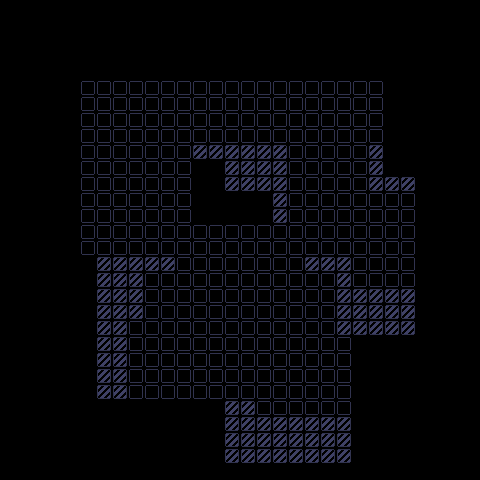

The image is a tile-based game level rendered from a .tmx file. Its description and complete source (layers, tilesets, objects, tile grids) follow:
An orthogonal 30x30 tile map with 16x16 px tiles, 3 tile layers (Ground, ClaimedTiles, HUD) and 2 objects.

<map version="1.10" tiledversion="1.12.1" orientation="orthogonal" renderorder="right-down" width="30" height="30" tilewidth="16" tileheight="16" infinite="0" nextlayerid="7" nextobjectid="60">
 <tileset firstgid="1" source="atlas1.tsx" />
 <layer id="1" name="Ground" width="30" height="30">
  <data encoding="csv">
0,0,0,0,0,0,0,0,0,0,0,0,0,0,0,0,0,0,0,0,0,0,0,0,0,0,0,0,0,0,
0,0,0,0,0,0,0,0,0,0,0,0,0,0,0,0,0,0,0,0,0,0,0,0,0,0,0,0,0,0,
0,0,0,0,0,0,0,0,0,0,0,0,0,0,0,0,0,0,0,0,0,0,0,0,0,0,0,0,0,0,
0,0,0,0,0,0,0,0,0,0,0,0,0,0,0,0,0,0,0,0,0,0,0,0,0,0,0,0,0,0,
0,0,0,0,0,0,0,0,0,0,0,0,0,0,0,0,0,0,0,0,0,0,0,0,0,0,0,0,0,0,
0,0,0,0,0,81,81,81,81,81,81,81,81,81,81,81,81,81,81,81,81,81,81,81,0,0,0,0,0,0,
0,0,0,0,0,81,81,81,81,81,81,81,81,81,81,81,81,81,81,81,81,81,81,81,0,0,0,0,0,0,
0,0,0,0,0,81,81,81,81,81,81,81,81,81,81,81,81,81,81,81,81,81,81,81,0,0,0,0,0,0,
0,0,0,0,0,81,81,81,81,81,81,81,81,81,81,81,81,81,81,81,81,81,81,81,0,0,0,0,0,0,
0,0,0,0,0,81,81,81,81,81,81,81,82,82,82,82,82,82,81,81,81,81,81,82,0,0,0,0,0,0,
0,0,0,0,0,81,81,81,81,81,81,81,0,0,82,82,82,82,81,81,81,81,81,82,0,0,0,0,0,0,
0,0,0,0,0,81,81,81,81,81,81,81,0,0,82,82,82,82,81,81,81,81,81,82,82,82,0,0,0,0,
0,0,0,0,0,81,81,81,81,81,81,81,0,0,0,0,0,82,81,81,81,81,81,81,81,81,0,0,0,0,
0,0,0,0,0,81,81,81,81,81,81,81,0,0,0,0,0,82,81,81,81,81,81,81,81,81,0,0,0,0,
0,0,0,0,0,81,81,81,81,81,81,81,81,81,81,81,81,81,81,81,81,81,81,81,81,81,0,0,0,0,
0,0,0,0,0,81,81,81,81,81,81,81,81,81,81,81,81,81,81,81,81,81,81,81,81,81,0,0,0,0,
0,0,0,0,0,0,82,82,82,82,82,81,81,81,81,81,81,81,81,82,82,82,81,81,81,81,0,0,0,0,
0,0,0,0,0,0,82,82,82,81,81,81,81,81,81,81,81,81,81,81,81,82,81,81,81,81,0,0,0,0,
0,0,0,0,0,0,82,82,82,81,81,81,81,81,81,81,81,81,81,81,81,82,82,82,82,82,0,0,0,0,
0,0,0,0,0,0,82,82,82,81,81,81,81,81,81,81,81,81,81,81,81,82,82,82,82,82,0,0,0,0,
0,0,0,0,0,0,82,82,81,81,81,81,81,81,81,81,81,81,81,81,81,82,82,82,82,82,0,0,0,0,
0,0,0,0,0,0,82,82,81,81,81,81,81,81,81,81,81,81,81,81,81,81,0,0,0,0,0,0,0,0,
0,0,0,0,0,0,82,82,81,81,81,81,81,81,81,81,81,81,81,81,81,81,0,0,0,0,0,0,0,0,
0,0,0,0,0,0,82,82,81,81,81,81,81,81,81,81,81,81,81,81,81,81,0,0,0,0,0,0,0,0,
0,0,0,0,0,0,82,82,81,81,81,81,81,81,81,81,81,81,81,81,81,81,0,0,0,0,0,0,0,0,
0,0,0,0,0,0,0,0,0,0,0,0,0,0,82,82,81,81,81,81,81,81,0,0,0,0,0,0,0,0,
0,0,0,0,0,0,0,0,0,0,0,0,0,0,82,82,82,82,82,82,82,82,0,0,0,0,0,0,0,0,
0,0,0,0,0,0,0,0,0,0,0,0,0,0,82,82,82,82,82,82,82,82,0,0,0,0,0,0,0,0,
0,0,0,0,0,0,0,0,0,0,0,0,0,0,82,82,82,82,82,82,82,82,0,0,0,0,0,0,0,0,
0,0,0,0,0,0,0,0,0,0,0,0,0,0,0,0,0,0,0,0,0,0,0,0,0,0,0,0,0,0
</data>
 </layer>
 <layer id="6" name="ClaimedTiles" width="30" height="30">
  <data encoding="csv">
0,0,0,0,0,0,0,0,0,0,0,0,0,0,0,0,0,0,0,0,0,0,0,0,0,0,0,0,0,0,
0,0,0,0,0,0,0,0,0,0,0,0,0,0,0,0,0,0,0,0,0,0,0,0,0,0,0,0,0,0,
0,0,0,0,0,0,0,0,0,0,0,0,0,0,0,0,0,0,0,0,0,0,0,0,0,0,0,0,0,0,
0,0,0,0,0,0,0,0,0,0,0,0,0,0,0,0,0,0,0,0,0,0,0,0,0,0,0,0,0,0,
0,0,0,0,0,0,0,0,0,0,0,0,0,0,0,0,0,0,0,0,0,0,0,0,0,0,0,0,0,0,
0,0,0,0,0,0,0,0,0,0,0,0,0,0,0,0,0,0,0,0,0,0,0,0,0,0,0,0,0,0,
0,0,0,0,0,0,0,0,0,0,0,0,0,0,0,0,0,0,0,0,0,0,0,0,0,0,0,0,0,0,
0,0,0,0,0,0,0,0,0,0,0,0,0,0,0,0,0,0,0,0,0,0,0,0,0,0,0,0,0,0,
0,0,0,0,0,0,0,0,0,0,0,0,0,0,0,0,0,0,0,0,0,0,0,0,0,0,0,0,0,0,
0,0,0,0,0,0,0,0,0,0,0,0,0,0,0,0,0,0,0,0,0,0,0,0,0,0,0,0,0,0,
0,0,0,0,0,0,0,0,0,0,0,0,0,0,0,0,0,0,0,0,0,0,0,0,0,0,0,0,0,0,
0,0,0,0,0,0,0,0,0,0,0,0,0,0,0,0,0,0,0,0,0,0,0,0,0,0,0,0,0,0,
0,0,0,0,0,0,0,0,0,0,0,0,0,0,0,0,0,0,0,0,0,0,0,0,0,0,0,0,0,0,
0,0,0,0,0,0,0,0,0,0,0,0,0,0,0,0,0,0,0,0,0,0,0,0,0,0,0,0,0,0,
0,0,0,0,0,0,0,0,0,0,0,0,0,0,0,0,0,0,0,0,0,0,0,0,0,0,0,0,0,0,
0,0,0,0,0,0,0,0,0,0,0,0,0,0,0,0,0,0,0,0,0,0,0,0,0,0,0,0,0,0,
0,0,0,0,0,0,0,0,0,0,0,0,0,0,0,0,0,0,0,0,0,0,0,0,0,0,0,0,0,0,
0,0,0,0,0,0,0,0,0,0,0,0,0,0,0,0,0,0,0,0,0,0,0,0,0,0,0,0,0,0,
0,0,0,0,0,0,0,0,0,0,0,0,0,0,0,0,0,0,0,0,0,0,0,0,0,0,0,0,0,0,
0,0,0,0,0,0,0,0,0,0,0,0,0,0,0,0,0,0,0,0,0,0,0,0,0,0,0,0,0,0,
0,0,0,0,0,0,0,0,0,0,0,0,0,0,0,0,0,0,0,0,0,0,0,0,0,0,0,0,0,0,
0,0,0,0,0,0,0,0,0,0,0,0,0,0,0,0,0,0,0,0,0,0,0,0,0,0,0,0,0,0,
0,0,0,0,0,0,0,0,0,0,0,0,0,0,0,0,0,0,0,0,0,0,0,0,0,0,0,0,0,0,
0,0,0,0,0,0,0,0,0,0,0,0,0,0,0,0,0,0,0,0,0,0,0,0,0,0,0,0,0,0,
0,0,0,0,0,0,0,0,0,0,0,0,0,0,0,0,0,0,0,0,0,0,0,0,0,0,0,0,0,0,
0,0,0,0,0,0,0,0,0,0,0,0,0,0,0,0,0,0,0,0,0,0,0,0,0,0,0,0,0,0,
0,0,0,0,0,0,0,0,0,0,0,0,0,0,0,0,0,0,0,0,0,0,0,0,0,0,0,0,0,0,
0,0,0,0,0,0,0,0,0,0,0,0,0,0,0,0,0,0,0,0,0,0,0,0,0,0,0,0,0,0,
0,0,0,0,0,0,0,0,0,0,0,0,0,0,0,0,0,0,0,0,0,0,0,0,0,0,0,0,0,0,
0,0,0,0,0,0,0,0,0,0,0,0,0,0,0,0,0,0,0,0,0,0,0,0,0,0,0,0,0,0
</data>
 </layer>
 <objectgroup id="3" name="Players">
  <object id="13" gid="1" x="256" y="128" width="16" height="16">
   <properties>
    <property name="Character" type="class" propertytype="tyled::components::markers::Character" />
    <property name="Player" type="class" propertytype="tyled::components::player::Player" />
   </properties>
  </object>
  <object id="39" gid="43" x="288" y="400" width="16" height="16">
   <properties>
    <property name="Character" type="class" propertytype="tyled::components::markers::Character" />
    <property name="Player" type="class" propertytype="tyled::components::player::Player">
     <properties>
      <property name="player_id" type="int" value="1" />
     </properties>
    </property>
   </properties>
  </object>
 </objectgroup>
 <layer id="2" name="HUD" width="30" height="30">
  <data encoding="csv">
0,0,0,0,0,0,0,0,0,0,0,0,0,0,0,0,0,0,0,0,0,0,0,0,0,0,0,0,0,0,
0,0,0,0,0,0,0,0,0,0,0,0,0,0,0,0,0,0,0,0,0,0,0,0,0,0,0,0,0,0,
0,0,0,0,0,0,0,0,0,0,0,0,0,0,0,0,0,0,0,0,0,0,0,0,0,0,0,0,0,0,
0,0,0,0,0,0,0,0,0,0,0,0,0,0,0,0,0,0,0,0,0,0,0,0,0,0,0,0,0,0,
0,0,0,0,0,0,0,0,0,0,0,0,0,0,0,0,0,0,0,0,0,0,0,0,0,0,0,0,0,0,
0,0,0,0,0,0,0,0,0,0,0,0,0,0,0,0,0,0,0,0,0,0,0,0,0,0,0,0,0,0,
0,0,0,0,0,0,0,0,0,0,0,0,0,0,0,0,0,0,0,0,0,0,0,0,0,0,0,0,0,0,
0,0,0,0,0,0,0,0,0,0,0,0,0,0,0,0,0,0,0,0,0,0,0,0,0,0,0,0,0,0,
0,0,0,0,0,0,0,0,0,0,0,0,0,0,0,0,0,0,0,0,0,0,0,0,0,0,0,0,0,0,
0,0,0,0,0,0,0,0,0,0,0,0,0,0,0,0,0,0,0,0,0,0,0,0,0,0,0,0,0,0,
0,0,0,0,0,0,0,0,0,0,0,0,0,0,0,0,0,0,0,0,0,0,0,0,0,0,0,0,0,0,
0,0,0,0,0,0,0,0,0,0,0,0,0,0,0,0,0,0,0,0,0,0,0,0,0,0,0,0,0,0,
0,0,0,0,0,0,0,0,0,0,0,0,0,0,0,0,0,0,0,0,0,0,0,0,0,0,0,0,0,0,
0,0,0,0,0,0,0,0,0,0,0,0,0,0,0,0,0,0,0,0,0,0,0,0,0,0,0,0,0,0,
0,0,0,0,0,0,0,0,0,0,0,0,0,0,0,0,0,0,0,0,0,0,0,0,0,0,0,0,0,0,
0,0,0,0,0,0,0,0,0,0,0,0,0,0,0,0,0,0,0,0,0,0,0,0,0,0,0,0,0,0,
0,0,0,0,0,0,0,0,0,0,0,0,0,0,0,0,0,0,0,0,0,0,0,0,0,0,0,0,0,0,
0,0,0,0,0,0,0,0,0,0,0,0,0,0,0,0,0,0,0,0,0,0,0,0,0,0,0,0,0,0,
0,0,0,0,0,0,0,0,0,0,0,0,0,0,0,0,0,0,0,0,0,0,0,0,0,0,0,0,0,0,
0,0,0,0,0,0,0,0,0,0,0,0,0,0,0,0,0,0,0,0,0,0,0,0,0,0,0,0,0,0,
0,0,0,0,0,0,0,0,0,0,0,0,0,0,0,0,0,0,0,0,0,0,0,0,0,0,0,0,0,0,
0,0,0,0,0,0,0,0,0,0,0,0,0,0,0,0,0,0,0,0,0,0,0,0,0,0,0,0,0,0,
0,0,0,0,0,0,0,0,0,0,0,0,0,0,0,0,0,0,0,0,0,0,0,0,0,0,0,0,0,0,
0,0,0,0,0,0,0,0,0,0,0,0,0,0,0,0,0,0,0,0,0,0,0,0,0,0,0,0,0,0,
0,0,0,0,0,0,0,0,0,0,0,0,0,0,0,0,0,0,0,0,0,0,0,0,0,0,0,0,0,0,
0,0,0,0,0,0,0,0,0,0,0,0,0,0,0,0,0,0,0,0,0,0,0,0,0,0,0,0,0,0,
0,0,0,0,0,0,0,0,0,0,0,0,0,0,0,0,0,0,0,0,0,0,0,0,0,0,0,0,0,0,
0,0,0,0,0,0,0,0,0,0,0,0,0,0,0,0,0,0,0,0,0,0,0,0,0,0,0,0,0,0,
0,0,0,0,0,0,0,0,0,0,0,0,0,0,0,0,0,0,0,0,0,0,0,0,0,0,0,0,0,0,
0,0,0,0,0,0,0,0,0,0,0,0,0,0,0,0,0,0,0,0,0,0,0,0,0,0,0,0,0,0
</data>
 </layer>
</map>
